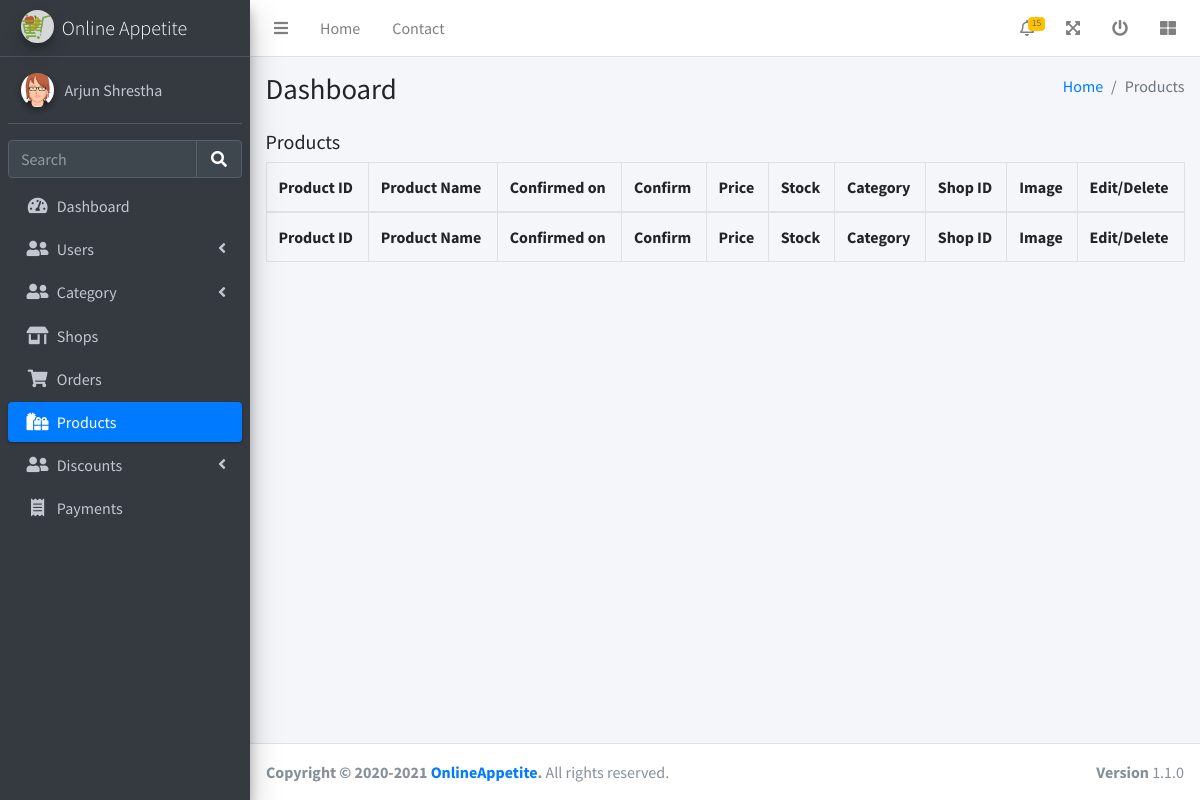
/admin/viewProducts.php (signed in), run on an earlier commit of the app's database.
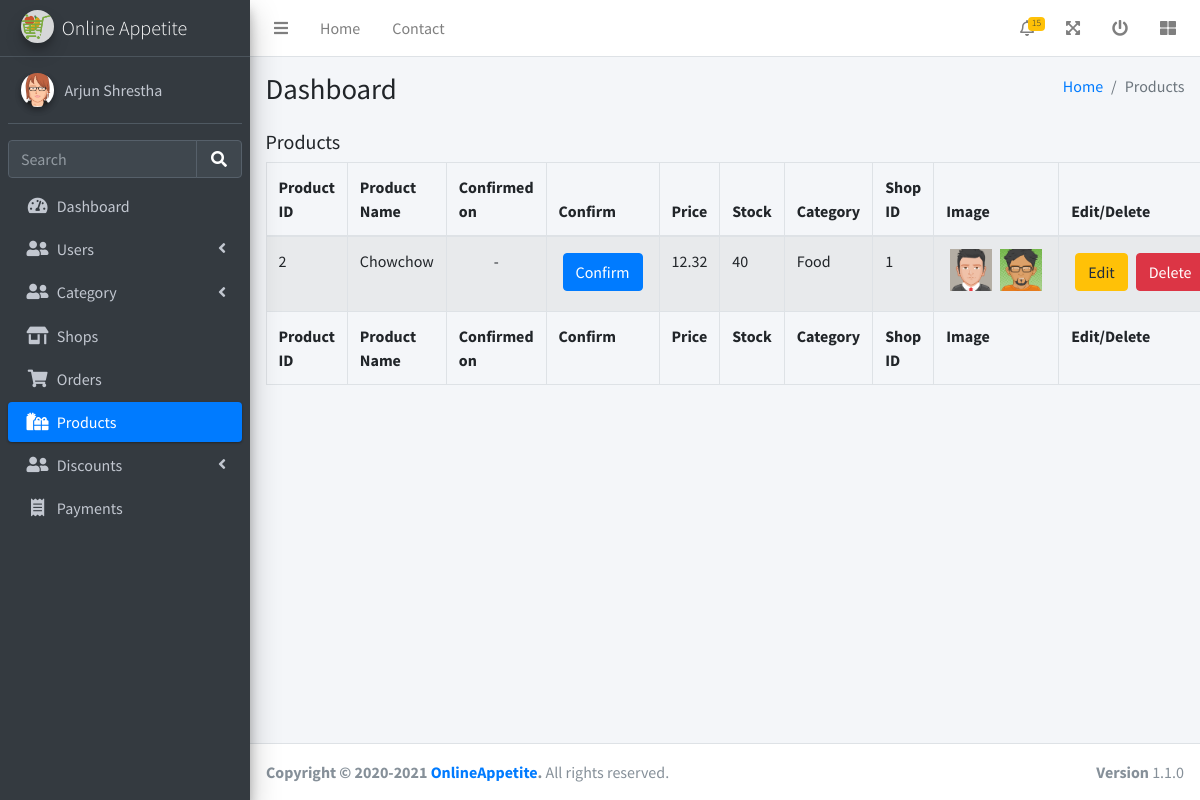
And on a later commit of the database.
### tables this page shows
CREATE TABLE products (
	product_id INTEGER NOT NULL PRIMARY KEY AUTOINCREMENT,
	product_name VARCHAR(30) NOT NULL,
	category_id INTEGER NOT NULL,
	confirmed_on DATE NULL,
	price INTEGER NOT NULL,
	stock INTEGER NOT NULL,
	shop_id INTEGER NOT NULL,
	description VARCHAR(200) NOT NULL,
	image1 VARCHAR(50) NOT NULL,
	image2 VARCHAR(50) NOT NULL,
	created_at TIMESTAMP DEFAULT CURRENT_TIMESTAMP,
	updated_at TIMESTAMP NULL,
	FOREIGN KEY (category_id) REFERENCES category (category_id),
	FOREIGN KEY (shop_id) REFERENCES shop (shop_id)
);

CREATE TABLE categories (
	category_id INTEGER NOT NULL PRIMARY KEY AUTOINCREMENT,
	category_name VARCHAR(30) NOT NULL,
	description VARCHAR(200) NOT NULL,
	created_at TIMESTAMP DEFAULT CURRENT_TIMESTAMP,
	updated_at TIMESTAMP NULL
);

### utils/database.php (called while the page is built, shortened)
<?php
    try {
        $conn = new PDO("sqlite:".__DIR__."/../database.sqlite");
        $conn->setAttribute(PDO::ATTR_ERRMODE, PDO::ERRMODE_EXCEPTION);
    }catch(PDOException $e) {
        die("Connection failed: " . $e->getMessage());
    }
    function fetch_all_row($sql){
        global $conn;
        $stmt = $conn->prepare($sql);
        $stmt->execute();
        $res = $stmt->fetchAll(PDO::FETCH_ASSOC);
        return $res;
    }

### admin/viewProducts.php (the view, shortened to what this page needs)
<?php
require_once '../utils/database.php';
?>
<!DOCTYPE html>
<html lang="en">
<head>
  <link rel="stylesheet" href="/css/fontawesome-free/css/all.min.css">
  <link rel="stylesheet" href="/css/datatables-bs4/dataTables.bootstrap4.min.css">
  <link rel="stylesheet" href="/css/datatables-responsive/responsive.bootstrap4.min.css">
  <link rel="stylesheet" href="/css/datatables-buttons/buttons.bootstrap4.min.css">
  <link rel="stylesheet" href="https://code.ionicframework.com/ionicons/2.0.1/css/ionicons.min.css">
  <link rel="stylesheet" href="/css/adminlte/adminlte.min.css">
</head>
<body class="hold-transition sidebar-mini">
  <div class="wrapper">
    <?php
    $page = "Products";
    include 'header.php';
    $products = fetch_all_row('SELECT products.*, category_name FROM products INNER JOIN categories ON products.category_id = categories.category_id');
    ?>
    <div class="content-wrapper">
      <section class="content-header">
        <div class="container-fluid">
          <div class="row mb-2">
            <div class="col-sm-6">
              <h1>Dashboard</h1>
            </div>
            <div class="col-sm-6">
              <ol class="breadcrumb float-sm-right">
                <li class="breadcrumb-item"><a href="#">Home</a></li>
                <li class="breadcrumb-item active">Products</li>
              </ol>
            </div>
          </div>
        </div>
      </section>
      <section class="content">
        <div class="container-fluid">
          <h5 class="mb-2">Products</h5>
          <table id="shopTable" class="table table-bordered table-striped">
            <thead>
              <tr>
                <th>Product ID</th>
                <th>Product Name</th>
                <th>Confirmed on</th>
                <th class="no-sort">Confirm</th>
                <th>Price</th>
                <th>Stock</th>
                <th>Category</th>
                <th>Shop ID</th>
                <th class="no-sort">Image</th>
                <th class="no-sort no-search">Edit/Delete</th>
              </tr>
            </thead>
            <tbody>
              <?php foreach ($products as $product) { ?>
                <tr>
                  <td><?= $product['product_id'] ?></td>
                  <td><?= $product['product_name'] ?></td>
                  <td class="text-center"><?= $product['confirmed_on'] ?? '-' ?></td>
                  <td style="text-align: center;">
                    <?= isset($product['confirmed_on']) ?
                      '<button class="btn btn-danger m-1">Remove</button>' :
                      '<button class="btn btn-primary m-1">Confirm</button>' ?>
                  </td>
                  <td><?= $product['price'] ?></td>
                  <td><?= $product['stock'] ?></td>
                  <td><?= $product['category_name'] ?></td>
                  <td><?= $product['shop_id'] ?></td>
                  <td>
                  <div class="d-flex">
                    <div class="image-preview">
                      <img class="abs-image px-1" src="<?= $product['image1'] ?>" alt="Product Image">
                    </div>
                    <div class="image-preview">
                      <img class="abs-image px-1" src="<?= $product['image2'] ?>" alt="Product Image">
                    </div>
                    </div>
                  </td>
                  <td>
                    <div class="d-flex">
                      <button class="btn btn-warning m-1">Edit</button>
                      <button class="btn btn-danger m-1">Delete</button>
                    </div>
                  </td>
                </tr>
              <?php } ?>
            </tbody>
            <tfoot>
              <tr>
                <th>Product ID</th>
                <th>Product Name</th>
                <th>Confirmed on</th>
                <th>Confirm</th>
                <th>Price</th>
                <th>Stock</th>
                <th>Category</th>
                <th>Shop ID</th>
                <th>Image</th>
                <th>Edit/Delete</th>
              </tr>
            </tfoot>
          </table>
        </div>
      </section>
    </div>
    <?php include 'footer.php'; ?>
  </div>
</body>
</html>

### admin/header.php (shortened to what this page needs)
<nav class="main-header navbar navbar-expand navbar-white navbar-light">
  <ul class="navbar-nav">
    <li class="nav-item">
      <a class="nav-link" data-widget="pushmenu" href="#" role="button"><i class="fas fa-bars"></i></a>
    </li>
    <li class="nav-item d-none d-sm-inline-block">
      <a href="/admin" class="nav-link">Home</a>
    </li>
    <li class="nav-item d-none d-sm-inline-block">
      <a href="#" class="nav-link">Contact</a>
    </li>
  </ul>
  <ul class="navbar-nav ml-auto">
    <li class="nav-item dropdown">
      <a class="nav-link" data-toggle="dropdown" href="#">
        <i class="far fa-bell"></i>
        <span class="badge badge-warning navbar-badge">15</span>
      </a>
    </li>
    <li class="nav-item">
      <a class="nav-link" data-widget="fullscreen" href="#" role="button">
        <i class="fas fa-expand-arrows-alt"></i>
      </a>
    </li>
    <li class="nav-item">
      <a class="nav-link" href="/admin/logout.php">
        <i class="fas fa-power-off"></i>
      </a>
    </li>
    <li class="nav-item">
      <a class="nav-link" data-widget="control-sidebar" data-slide="true" href="#" role="button">
        <i class="fas fa-th-large"></i>
      </a>
    </li>
  </ul>
</nav>
<aside class="main-sidebar sidebar-dark-primary elevation-4">
  <a href="/" class="brand-link">
    <img src="/assets/images/logosmall.png" alt="OnlineAppetite Logo" class="brand-image bg-white img-circle elevation-3" style="opacity: .8">
    <span class="brand-text font-weight-light">Online Appetite</span>
  </a>
  <div class="sidebar">
    <div class="user-panel mt-3 pb-3 mb-3 d-flex">
      <div class="image">
        <img src="<?= $_SESSION['admin']['image'] ?? "/assets/images/adminlte/avatar2.png" ?>" class="img-circle elevation-2" alt="User Image">
      </div>
      <div class="info">
        <a href="/admin/profile.php" class="d-block"><?= $_SESSION['admin']['full_name'] ?></a>
      </div>
    </div>
    <div class="form-inline">
      <div class="input-group" data-widget="sidebar-search">
        <input class="form-control form-control-sidebar" type="search" placeholder="Search" aria-label="Search">
        <div class="input-group-append">
          <button class="btn btn-sidebar">
            <i class="fas fa-search fa-fw"></i>
          </button>
        </div>
      </div>
    </div>
    <nav class="mt-2">
      <ul class="nav nav-pills nav-sidebar flex-column" data-widget="treeview" role="menu" data-accordion="false">
        <li class="nav-item">
          <a href="/admin" class="nav-link <?= $page == 'Dashboard' ? 'active' : '' ?>">
            <i class="nav-icon fas fa-tachometer-alt"></i>
            <p>
              Dashboard
            </p>
          </a>
        </li>
        <li class="nav-item <?= $page == 'Traders' || $page == 'Customers' ? 'menu-open' : '' ?>">
          <a href="#" class="nav-link <?= $page == 'Traders' || $page == 'Customers' ? 'active' : '' ?>">
            <i class="nav-icon fas fa-user-friends"></i>
            <p>
              Users
              <i class="right fas fa-angle-left"></i>
            </p>
          </a>
        </li>
        <li class="nav-item <?= $page == 'AddCategory' || $page == 'ViewCategories' ? 'menu-open' : '' ?>">
          <a href="#" class="nav-link <?= $page == 'AddCategory' || $page == 'ViewCategories' ? 'active' : '' ?>">
            <i class="nav-icon fas fa-user-friends"></i>
            <p>
              Category
              <i class="right fas fa-angle-left"></i>
            </p>
          </a>
        </li>
        <li class="nav-item">
          <a href="/admin/viewShops.php" class="nav-link <?= $page == 'Shops' ? 'active' : '' ?>">
            <i class="nav-icon fas fa-store-alt"></i>
            <p>
              Shops
            </p>
          </a>
        </li>
        <li class="nav-item">
          <a href="/admin/viewOrders.php" class="nav-link <?= $page == 'Orders' ? 'active' : '' ?>">
            <i class="nav-icon fas fa-shopping-cart"></i>
            <p>
              Orders
            </p>
          </a>
        </li>
        <li class="nav-item">
          <a href="/admin/viewProducts.php" class="nav-link <?= $page == 'Products' ? 'active' : '' ?>">
            <i class="nav-icon fas fa-gifts"></i>
            <p>
              Products
            </p>
          </a>
        </li>
        <li class="nav-item <?= $page == 'AddDiscount' || $page == 'ViewDiscounts' ? 'menu-open' : '' ?>">
          <a href="#" class="nav-link <?= $page == 'AddDiscount' || $page == 'ViewDiscounts' ? 'active' : '' ?>">
            <i class="nav-icon fas fa-user-friends"></i>
            <p>
              Discounts
              <i class="right fas fa-angle-left"></i>
            </p>
          </a>
        </li>
        <li class="nav-item">
          <a href="/admin/viewPayments.php" class="nav-link <?= $page == 'Payments' ? 'active' : '' ?>">
            <i class="nav-icon fas fa-receipt"></i>
            <p>
              Payments
            </p>
          </a>
        </li>
      </ul>
    </nav>
  </div>
</aside>

### admin/footer.php (shortened to what this page needs)
<footer class="main-footer">
  <div class="float-right d-none d-sm-block">
    <b>Version</b> 1.1.0
  </div>
  <strong>Copyright &copy; 2020-2021 <a href="/">OnlineAppetite</a>.</strong> All rights reserved.
</footer>

### admin/viewProducts.php (style rules this page uses)
.image-preview { position: relative; width: 50px; height: 50px; }
.image-preview .abs-image { position: absolute; top: 0%; left: 0%; max-width: 50px; max-height: 50px; transition: transform 250ms ease-in; }

What changed in the data, as far as the page shows it:
added products: product_id "2", product_name "Chowchow", confirmed_on "-", shows "Confirm", price "12.32", stock "40", category.category_name "Food", shop "1", image1 (picture), image2 (picture)
